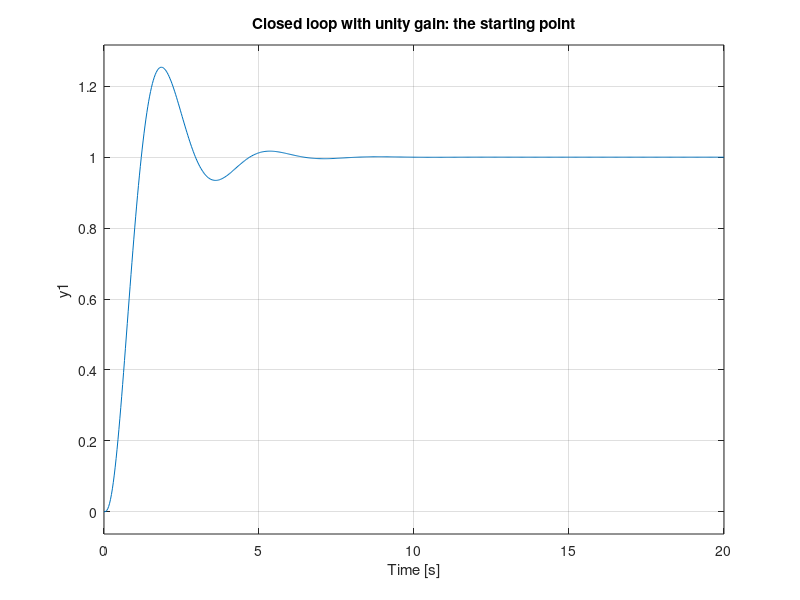
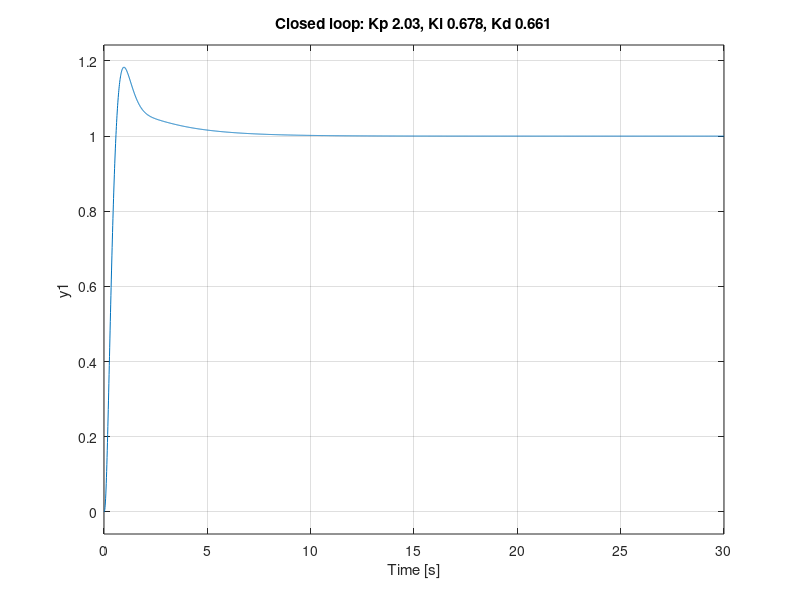

The MATLAB source for these figures, in order: (Note: this script raises an error after producing the figures.)
%[text] # Tune it, then push it until the actuator cannot keep up
%[text] You have tuned PID controllers before, in Design, Computing and Load Simulation: what each term does, steady-state error with P, PD and PID, Ziegler-Nichols, and matching the characteristic equation. None of that is repeated here.
%[text] This picks up where that stopped. You tune a controller for the pitch loop, meet the requirement, and then find out what happens when the elevator runs out of travel — which the linear analysis you used to design it does not model at all.
%[text] ## How to use this
%[text] **Run one section at a time**, with *Run Section*, not *Run All*. Drag the sliders: the section re-runs as you move them, so the plot and the numbers under it follow.
%[text] Work in pairs. The questions in bold are the point of the exercise; the code is only how you answer them.
clear; close all

%[text] ## 1 · The plant
%[text] The pitch attitude loop from the lecture, elevator to attitude. It is the same `G` the handout designs against, and the integrator in it is why a proportional controller alone leaves no steady-state error to a step but cannot damp what follows.
s = tf('s');
G = 40 / (s*(s + 2)*(s + 10));   % pitch attitude / elevator

figure; step(feedback(G, 1), 20); grid on
title('Closed loop with unity gain: the starting point')

%[text] **Before you tune anything, write down the overshoot and the settling time of that response.** You are about to claim an improvement and you need something to claim it over.

%[text] ## 2 · Your controller
%[text] Three sliders. The derivative term is filtered, because a pure derivative amplifies noise without limit; `N` sets how far up the filter lets it act.
Kp = 2.03 %[control:slider:kp01]{"position":[6,10],"min":0,"max":10,"step":0.01}
Ki = 0.678 %[control:slider:ki01]{"position":[6,11],"min":0,"max":3,"step":0.001}
Kd = 0.661 %[control:slider:kd01]{"position":[6,11],"min":0,"max":3,"step":0.001}
N  = 10;

C = pid(Kp, Ki, Kd, Kd/(N*Kp));
L = C*G;
cl = feedback(L, 1);

figure; step(cl, 30); grid on
title(sprintf('Closed loop: Kp %.2f, Ki %.3f, Kd %.3f', Kp, Ki, Kd))

info = stepinfo(cl);
[Gm, Pm, ~, Wcp] = margin(L);
fprintf('overshoot %5.1f %%   settling %5.2f s   phase margin %5.1f deg at %.2f rad/s\n', ...
        info.Overshoot, info.SettlingTime, Pm, Wcp);

%[text] **Find a setting that meets the requirement: overshoot under 10% and settled within 4 seconds.** Then look at the phase margin you got. Did you aim for it, or did it just happen?

%[text] ## 3 · The elevator has limits
%[text] Everything above assumed the elevator does whatever it is told. It does not: it has a travel limit, and the controller has no idea.
%[text] Command a step large enough to hit it, and simulate the loop with the limit in place.
lim_deg  = 20 %[control:slider:lim01]{"position":[12,14],"min":5,"max":40,"step":1}
step_deg = 25 %[control:slider:step01]{"position":[13,15],"min":1,"max":40,"step":1}

t = 0:0.01:30;
[y_lin, y_sat, u_sat] = pitch_with_limit(G, C, step_deg, lim_deg, t);

figure
subplot(211)
plot(t, y_lin, 'LineWidth', 1.2); hold on
plot(t, y_sat, 'LineWidth', 1.6); yline(step_deg, ':'); grid on
legend('No limit (what you designed)', 'With the limit', 'Location', 'southeast')
ylabel('Pitch (deg)'); title('The same controller, with and without the limit')
subplot(212)
plot(t, u_sat, 'LineWidth', 1.2); hold on
yline(lim_deg, 'r:'); yline(-lim_deg, 'r:'); grid on
ylabel('Elevator (deg)'); xlabel('Time (s)')

%[text] **Drag the step size up until the two traces separate.** At what commanded step does the limit start to matter? **Now drag it further.** The overshoot does not just get a little worse — say what it does instead.
%[text] **Why does the response stay past the target after the elevator has come out of saturation?** The answer is in the lower plot, and it is about what the integrator was doing while the elevator was stuck.

%[text] ## 4 · Stop the integrator winding up
%[text] The standard fix is to stop integrating while the actuator is saturated and the error would push it further in. Conditional integration, or clamping.
[~, y_clamp, u_clamp] = pitch_with_limit(G, C, step_deg, lim_deg, t, true);

figure
plot(t, y_sat, 'LineWidth', 1.2); hold on
plot(t, y_clamp, 'LineWidth', 1.6); yline(step_deg, ':'); grid on
legend('Limit, no anti-windup', 'Limit, conditional integration', 'Location', 'southeast')
ylabel('Pitch (deg)'); xlabel('Time (s)')
title('Clamping the integrator while the elevator is stuck')

fprintf('no anti-windup: overshoot %.1f %%\n', 100*(max(y_sat)-step_deg)/step_deg);
fprintf('clamped:        overshoot %.1f %%\n', 100*(max(y_clamp)-step_deg)/step_deg);

%[text] **Does clamping get you back to the response you designed?** Compare all three. It should not, quite, and the gap is the honest cost of an actuator that cannot do what the controller asked.
%[text] ## What to take away
%[text] - A linear design is a claim about small signals. The elevator's travel is the first thing that breaks it, and nothing in the Bode plot warned you. \
%[text] - An integrator with nowhere to put its output keeps integrating. That is windup, and the overshoot it causes arrives after the saturation has ended. \
%[text] - Anti-windup is a repair, not a design. The cheaper fix is often to ask for less: rate-limit the reference so the actuator never saturates.

function [y_lin, y_sat, u_sat] = pitch_with_limit(G, C, step_deg, lim_deg, t, clamp)
%PITCH_WITH_LIMIT  Step the pitch loop with and without an elevator limit.
%   Fixed-step Euler on the plant and a discrete PID, because a saturation
%   inside the loop is not a transfer function and cannot be stepped with
%   step(). clamp = true stops the integrator while the elevator is on its
%   stop and the error would drive it further in.
    if nargin < 6, clamp = false; end
    dt = t(2) - t(1);
    sysd = c2d(ss(G), dt);
    [Ad, Bd, Cd, Dd] = ssdata(sysd);
    [Kp, Ki, Kd, Tf] = piddata(C);

    run = @(limit, anti) deal_loop(Ad, Bd, Cd, Dd, Kp, Ki, Kd, Tf, dt, t, step_deg, limit, anti);
    [y_lin, ~] = run(inf, false);
    [y_sat, u_sat] = run(lim_deg, clamp);
end

function [y, u_log] = deal_loop(Ad, Bd, Cd, Dd, Kp, Ki, Kd, Tf, dt, t, ref, limit, anti)
    x = zeros(size(Ad, 1), 1);
    integ = 0; dstate = 0; y = zeros(size(t)); u_log = zeros(size(t));
    for k = 1:numel(t)
        out = Cd*x + Dd*0;
        e = ref - out;
        % Derivative on the measurement, not on the error: a step in the
        % reference is a step in the error, and differentiating it is the
        % kick the handout warns about. Filtered, because a pure derivative
        % amplifies noise without limit.
        if Tf > 0
            dstate = dstate + dt*(out - dstate)/Tf;
            dmeas = (out - dstate)/Tf;
        else
            dmeas = 0;
        end
        u_unsat = Kp*e + Ki*integ - Kd*dmeas;
        u = max(min(u_unsat, limit), -limit);
        % Integrate unless clamped against the stop in the direction that
        % would push it further in.
        winding = anti && (u ~= u_unsat) && (sign(e) == sign(u_unsat));
        if ~winding, integ = integ + dt*e; end
        y(k) = out; u_log(k) = u;
        x = Ad*x + Bd*u;
    end
end
